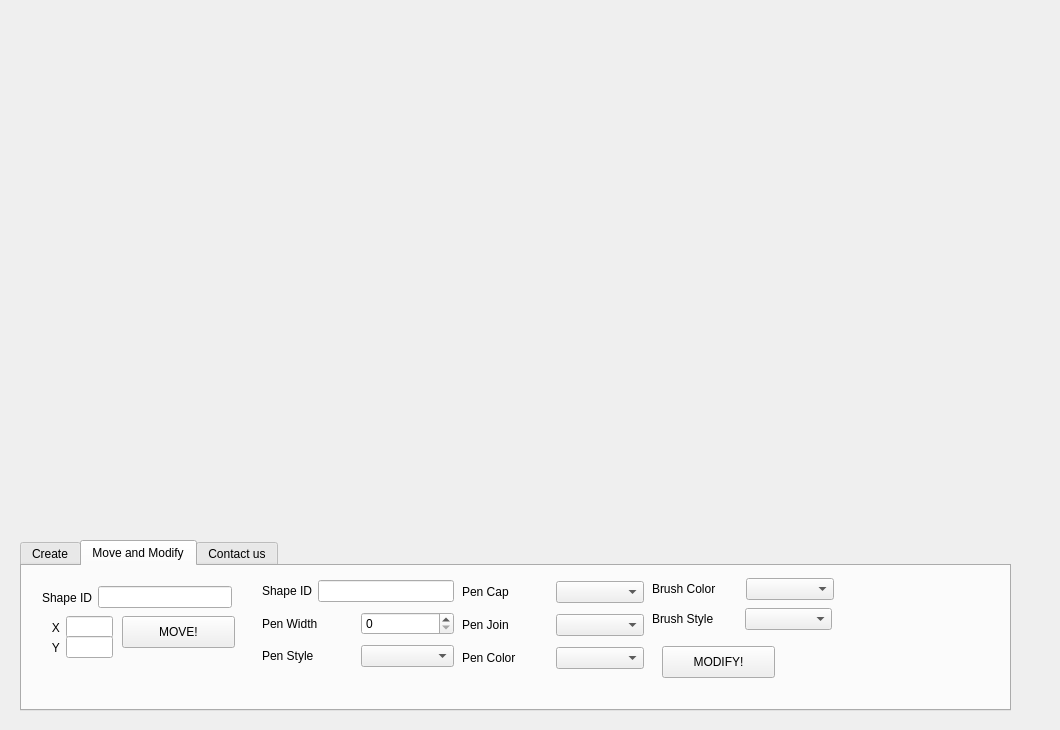
<?xml version="1.0" encoding="UTF-8"?>
<ui version="4.0">
 <class>SecondDialog</class>
 <widget class="QDialog" name="SecondDialog">
  <property name="geometry">
   <rect>
    <x>0</x>
    <y>0</y>
    <width>1060</width>
    <height>730</height>
   </rect>
  </property>
  <property name="sizePolicy">
   <sizepolicy hsizetype="Preferred" vsizetype="Expanding">
    <horstretch>0</horstretch>
    <verstretch>0</verstretch>
   </sizepolicy>
  </property>
  <property name="windowTitle">
   <string>Dialog</string>
  </property>
  <widget class="QWidget" name="RenderArea" native="true">
   <property name="geometry">
    <rect>
     <x>20</x>
     <y>30</y>
     <width>1000</width>
     <height>500</height>
    </rect>
   </property>
   <property name="sizePolicy">
    <sizepolicy hsizetype="Maximum" vsizetype="Maximum">
     <horstretch>0</horstretch>
     <verstretch>0</verstretch>
    </sizepolicy>
   </property>
   <property name="minimumSize">
    <size>
     <width>1000</width>
     <height>500</height>
    </size>
   </property>
   <property name="maximumSize">
    <size>
     <width>1000</width>
     <height>500</height>
    </size>
   </property>
  </widget>
  <widget class="QTabWidget" name="tabWidget">
   <property name="geometry">
    <rect>
     <x>20</x>
     <y>540</y>
     <width>991</width>
     <height>171</height>
    </rect>
   </property>
   <property name="tabPosition">
    <enum>QTabWidget::North</enum>
   </property>
   <property name="tabShape">
    <enum>QTabWidget::Rounded</enum>
   </property>
   <property name="currentIndex">
    <number>1</number>
   </property>
   <widget class="QWidget" name="tab">
    <attribute name="title">
     <string>Create</string>
    </attribute>
    <layout class="QHBoxLayout" name="horizontalLayout_13">
     <item>
      <layout class="QHBoxLayout" name="horizontalLayout_2">
       <item>
        <widget class="QLabel" name="shapeTypeLabel">
         <property name="text">
          <string>Shape Type</string>
         </property>
        </widget>
       </item>
       <item>
        <widget class="QComboBox" name="shapeComboBox">
         <item>
          <property name="text">
           <string>Line</string>
          </property>
         </item>
         <item>
          <property name="text">
           <string>Polyline</string>
          </property>
         </item>
         <item>
          <property name="text">
           <string>Rectangle</string>
          </property>
         </item>
         <item>
          <property name="text">
           <string>Square</string>
          </property>
         </item>
         <item>
          <property name="text">
           <string>Ellipse</string>
          </property>
         </item>
         <item>
          <property name="text">
           <string>Circle</string>
          </property>
         </item>
         <item>
          <property name="text">
           <string>Polygon</string>
          </property>
         </item>
         <item>
          <property name="text">
           <string>Text</string>
          </property>
         </item>
        </widget>
       </item>
      </layout>
     </item>
     <item>
      <layout class="QHBoxLayout" name="horizontalLayout">
       <item>
        <widget class="QLabel" name="shapeIdLabel">
         <property name="text">
          <string>Shape ID</string>
         </property>
        </widget>
       </item>
       <item>
        <widget class="QLineEdit" name="shapeIdLineEdit"/>
       </item>
      </layout>
     </item>
     <item>
      <widget class="QPushButton" name="pushButtonDelete">
       <property name="text">
        <string>DELETE!</string>
       </property>
      </widget>
     </item>
     <item>
      <widget class="QPushButton" name="pushButtonCreate">
       <property name="text">
        <string>CREATE!</string>
       </property>
      </widget>
     </item>
    </layout>
   </widget>
   <widget class="QWidget" name="tab_2">
    <attribute name="title">
     <string>Move and Modify</string>
    </attribute>
    <widget class="QWidget" name="layoutWidget">
     <property name="geometry">
      <rect>
       <x>20</x>
       <y>20</y>
       <width>190</width>
       <height>23</height>
      </rect>
     </property>
     <layout class="QHBoxLayout" name="horizontalLayout_3">
      <item>
       <widget class="QLabel" name="shapeIdLabel2">
        <property name="text">
         <string>Shape ID</string>
        </property>
       </widget>
      </item>
      <item>
       <widget class="QLineEdit" name="shapeIdLineEdit2"/>
      </item>
     </layout>
    </widget>
    <widget class="QPushButton" name="pushButtonMove">
     <property name="geometry">
      <rect>
       <x>100</x>
       <y>50</y>
       <width>113</width>
       <height>32</height>
      </rect>
     </property>
     <property name="text">
      <string>MOVE!</string>
     </property>
    </widget>
    <widget class="QWidget" name="layoutWidget_6">
     <property name="geometry">
      <rect>
       <x>630</x>
       <y>10</y>
       <width>182</width>
       <height>26</height>
      </rect>
     </property>
     <layout class="QHBoxLayout" name="horizontalLayout_12">
      <item>
       <widget class="QLabel" name="label_12">
        <property name="text">
         <string>Brush Color</string>
        </property>
       </widget>
      </item>
      <item>
       <widget class="QComboBox" name="brushColorComboBox"/>
      </item>
     </layout>
    </widget>
    <widget class="QPushButton" name="pushButtonModify">
     <property name="geometry">
      <rect>
       <x>640</x>
       <y>80</y>
       <width>113</width>
       <height>32</height>
      </rect>
     </property>
     <property name="text">
      <string>MODIFY!</string>
     </property>
    </widget>
    <widget class="QWidget" name="layoutWidget">
     <property name="geometry">
      <rect>
       <x>20</x>
       <y>50</y>
       <width>71</width>
       <height>23</height>
      </rect>
     </property>
     <layout class="QHBoxLayout" name="horizontalLayout_4">
      <item>
       <widget class="QLabel" name="label_4">
        <property name="text">
         <string>   X</string>
        </property>
       </widget>
      </item>
      <item>
       <widget class="QLineEdit" name="lineEditX"/>
      </item>
     </layout>
    </widget>
    <widget class="QWidget" name="layoutWidget">
     <property name="geometry">
      <rect>
       <x>20</x>
       <y>70</y>
       <width>71</width>
       <height>23</height>
      </rect>
     </property>
     <layout class="QHBoxLayout" name="horizontalLayout_5">
      <item>
       <widget class="QLabel" name="label_5">
        <property name="text">
         <string>   Y</string>
        </property>
       </widget>
      </item>
      <item>
       <widget class="QLineEdit" name="lineEditY"/>
      </item>
     </layout>
    </widget>
    <widget class="QWidget" name="layoutWidget">
     <property name="geometry">
      <rect>
       <x>240</x>
       <y>10</y>
       <width>192</width>
       <height>97</height>
      </rect>
     </property>
     <layout class="QVBoxLayout" name="verticalLayout">
      <item>
       <layout class="QHBoxLayout" name="horizontalLayout_6">
        <item>
         <widget class="QLabel" name="label_6">
          <property name="text">
           <string>Shape ID</string>
          </property>
         </widget>
        </item>
        <item>
         <widget class="QLineEdit" name="shapeIdLineEdit3"/>
        </item>
       </layout>
      </item>
      <item>
       <layout class="QHBoxLayout" name="horizontalLayout_7">
        <item>
         <widget class="QLabel" name="label_7">
          <property name="text">
           <string>Pen Width</string>
          </property>
         </widget>
        </item>
        <item>
         <widget class="QSpinBox" name="penWidthSpinBox"/>
        </item>
       </layout>
      </item>
      <item>
       <layout class="QHBoxLayout" name="horizontalLayout_8">
        <item>
         <widget class="QLabel" name="label_8">
          <property name="text">
           <string>Pen Style</string>
          </property>
         </widget>
        </item>
        <item>
         <widget class="QComboBox" name="penStyleComboBox"/>
        </item>
       </layout>
      </item>
     </layout>
    </widget>
    <widget class="QWidget" name="layoutWidget">
     <property name="geometry">
      <rect>
       <x>440</x>
       <y>10</y>
       <width>182</width>
       <height>100</height>
      </rect>
     </property>
     <layout class="QVBoxLayout" name="verticalLayout_2">
      <item>
       <layout class="QHBoxLayout" name="horizontalLayout_9">
        <item>
         <widget class="QLabel" name="label_9">
          <property name="text">
           <string>Pen Cap</string>
          </property>
         </widget>
        </item>
        <item>
         <widget class="QComboBox" name="penCapComboBox"/>
        </item>
       </layout>
      </item>
      <item>
       <layout class="QHBoxLayout" name="horizontalLayout_11">
        <item>
         <widget class="QLabel" name="label_11">
          <property name="text">
           <string>Pen Join</string>
          </property>
         </widget>
        </item>
        <item>
         <widget class="QComboBox" name="penJoinComboBox"/>
        </item>
       </layout>
      </item>
      <item>
       <layout class="QHBoxLayout" name="horizontalLayout_14">
        <item>
         <widget class="QLabel" name="label_13">
          <property name="text">
           <string>Pen Color</string>
          </property>
         </widget>
        </item>
        <item>
         <widget class="QComboBox" name="penColorComboBox"/>
        </item>
       </layout>
      </item>
     </layout>
    </widget>
    <widget class="QWidget" name="layoutWidget">
     <property name="geometry">
      <rect>
       <x>630</x>
       <y>40</y>
       <width>180</width>
       <height>26</height>
      </rect>
     </property>
     <layout class="QHBoxLayout" name="horizontalLayout_10">
      <item>
       <widget class="QLabel" name="label_10">
        <property name="text">
         <string>Brush Style</string>
        </property>
       </widget>
      </item>
      <item>
       <widget class="QComboBox" name="brushStyleComboBox"/>
      </item>
     </layout>
    </widget>
   </widget>
   <widget class="QWidget" name="tab_3">
    <attribute name="title">
     <string>Contact us</string>
    </attribute>
    <layout class="QVBoxLayout" name="verticalLayout_3">
     <item>
      <widget class="QScrollArea" name="scrollArea">
       <property name="widgetResizable">
        <bool>true</bool>
       </property>
       <widget class="QWidget" name="scrollAreaWidgetContents">
        <property name="geometry">
         <rect>
          <x>0</x>
          <y>0</y>
          <width>943</width>
          <height>108</height>
         </rect>
        </property>
        <layout class="QVBoxLayout" name="verticalLayout_4">
         <item>
          <spacer name="verticalSpacer">
           <property name="orientation">
            <enum>Qt::Vertical</enum>
           </property>
           <property name="sizeHint" stdset="0">
            <size>
             <width>20</width>
             <height>40</height>
            </size>
           </property>
          </spacer>
         </item>
         <item>
          <widget class="QTextBrowser" name="textBrowser">
           <property name="html">
            <string>&lt;!DOCTYPE HTML PUBLIC &quot;-//W3C//DTD HTML 4.0//EN&quot; &quot;http://www.w3.org/TR/REC-html40/strict.dtd&quot;&gt;
&lt;html&gt;&lt;head&gt;&lt;meta name=&quot;qrichtext&quot; content=&quot;1&quot; /&gt;&lt;style type=&quot;text/css&quot;&gt;
p, li { white-space: pre-wrap; }
&lt;/style&gt;&lt;/head&gt;&lt;body style=&quot; font-family:'.SF NS Text'; font-size:13pt; font-weight:400; font-style:normal;&quot;&gt;
&lt;p align=&quot;center&quot; style=&quot; margin-top:0px; margin-bottom:0px; margin-left:0px; margin-right:0px; -qt-block-indent:0; text-indent:0px;&quot;&gt;Deadpool&lt;/p&gt;
&lt;p align=&quot;center&quot; style=&quot;-qt-paragraph-type:empty; margin-top:0px; margin-bottom:0px; margin-left:0px; margin-right:0px; -qt-block-indent:0; text-indent:0px;&quot;&gt;&lt;br /&gt;&lt;/p&gt;
&lt;p align=&quot;center&quot; style=&quot;-qt-paragraph-type:empty; margin-top:0px; margin-bottom:0px; margin-left:0px; margin-right:0px; -qt-block-indent:0; text-indent:0px;&quot;&gt;&lt;br /&gt;&lt;/p&gt;
&lt;p align=&quot;center&quot; style=&quot;-qt-paragraph-type:empty; margin-top:0px; margin-bottom:0px; margin-left:0px; margin-right:0px; -qt-block-indent:0; text-indent:0px;&quot;&gt;&lt;br /&gt;&lt;/p&gt;
&lt;p align=&quot;center&quot; style=&quot;-qt-paragraph-type:empty; margin-top:0px; margin-bottom:0px; margin-left:0px; margin-right:0px; -qt-block-indent:0; text-indent:0px;&quot;&gt;&lt;br /&gt;&lt;/p&gt;
&lt;p align=&quot;center&quot; style=&quot;-qt-paragraph-type:empty; margin-top:0px; margin-bottom:0px; margin-left:0px; margin-right:0px; -qt-block-indent:0; text-indent:0px;&quot;&gt;&lt;br /&gt;&lt;/p&gt;
&lt;p align=&quot;center&quot; style=&quot;-qt-paragraph-type:empty; margin-top:0px; margin-bottom:0px; margin-left:0px; margin-right:0px; -qt-block-indent:0; text-indent:0px;&quot;&gt;&lt;br /&gt;&lt;/p&gt;
&lt;p align=&quot;center&quot; style=&quot;-qt-paragraph-type:empty; margin-top:0px; margin-bottom:0px; margin-left:0px; margin-right:0px; -qt-block-indent:0; text-indent:0px;&quot;&gt;&lt;br /&gt;&lt;/p&gt;
&lt;p align=&quot;center&quot; style=&quot;-qt-paragraph-type:empty; margin-top:0px; margin-bottom:0px; margin-left:0px; margin-right:0px; -qt-block-indent:0; text-indent:0px;&quot;&gt;&lt;br /&gt;&lt;/p&gt;
&lt;p align=&quot;center&quot; style=&quot;-qt-paragraph-type:empty; margin-top:0px; margin-bottom:0px; margin-left:0px; margin-right:0px; -qt-block-indent:0; text-indent:0px;&quot;&gt;&lt;br /&gt;&lt;/p&gt;&lt;/body&gt;&lt;/html&gt;</string>
           </property>
          </widget>
         </item>
        </layout>
       </widget>
      </widget>
     </item>
    </layout>
   </widget>
  </widget>
 </widget>
 <resources/>
 <connections/>
</ui>
